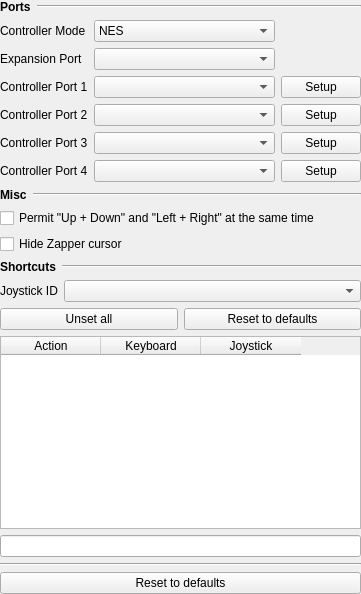
<?xml version="1.0" encoding="UTF-8"?>
<ui version="4.0">
 <class>wdgSettingsInput</class>
 <widget class="QWidget" name="wdgSettingsInput">
  <property name="geometry">
   <rect>
    <x>0</x>
    <y>0</y>
    <width>361</width>
    <height>594</height>
   </rect>
  </property>
  <property name="windowTitle">
   <string>Input Settings</string>
  </property>
  <layout class="QVBoxLayout" name="verticalLayout_wdgSettingsInput">
   <property name="leftMargin">
    <number>0</number>
   </property>
   <property name="topMargin">
    <number>0</number>
   </property>
   <property name="rightMargin">
    <number>0</number>
   </property>
   <property name="bottomMargin">
    <number>0</number>
   </property>
   <item>
    <layout class="QGridLayout" name="gridLayout_Input">
     <item row="3" column="1">
      <widget class="QComboBox" name="comboBox_cp1">
       <property name="sizePolicy">
        <sizepolicy hsizetype="Expanding" vsizetype="Fixed">
         <horstretch>0</horstretch>
         <verstretch>0</verstretch>
        </sizepolicy>
       </property>
      </widget>
     </item>
     <item row="3" column="0">
      <widget class="QLabel" name="label_cp1">
       <property name="text">
        <string>Controller Port 1</string>
       </property>
      </widget>
     </item>
     <item row="3" column="2">
      <widget class="QPushButton" name="pushButton_cp1">
       <property name="text">
        <string>Setup</string>
       </property>
       <property name="icon">
        <iconset resource="resources.qrc">
         <normaloff>:/icon/icons/input_config.svg</normaloff>:/icon/icons/input_config.svg</iconset>
       </property>
      </widget>
     </item>
     <item row="2" column="1">
      <widget class="QComboBox" name="comboBox_exp">
       <property name="sizePolicy">
        <sizepolicy hsizetype="Expanding" vsizetype="Fixed">
         <horstretch>0</horstretch>
         <verstretch>0</verstretch>
        </sizepolicy>
       </property>
      </widget>
     </item>
     <item row="6" column="2">
      <widget class="QPushButton" name="pushButton_cp4">
       <property name="text">
        <string>Setup</string>
       </property>
       <property name="icon">
        <iconset resource="resources.qrc">
         <normaloff>:/icon/icons/input_config.svg</normaloff>:/icon/icons/input_config.svg</iconset>
       </property>
      </widget>
     </item>
     <item row="0" column="0" colspan="3">
      <layout class="QHBoxLayout" name="horizontalLayout_Ports">
       <item>
        <widget class="QLabel" name="label_Ports">
         <property name="font">
          <font>
           <weight>75</weight>
           <bold>true</bold>
          </font>
         </property>
         <property name="text">
          <string>Ports</string>
         </property>
        </widget>
       </item>
       <item>
        <widget class="Line" name="line_Ports">
         <property name="sizePolicy">
          <sizepolicy hsizetype="Expanding" vsizetype="Fixed">
           <horstretch>0</horstretch>
           <verstretch>0</verstretch>
          </sizepolicy>
         </property>
         <property name="orientation">
          <enum>Qt::Horizontal</enum>
         </property>
        </widget>
       </item>
      </layout>
     </item>
     <item row="15" column="0" colspan="3">
      <widget class="QLineEdit" name="lineEdit_Input_info">
       <property name="focusPolicy">
        <enum>Qt::NoFocus</enum>
       </property>
       <property name="acceptDrops">
        <bool>false</bool>
       </property>
       <property name="readOnly">
        <bool>true</bool>
       </property>
      </widget>
     </item>
     <item row="9" column="0" colspan="3">
      <widget class="QCheckBox" name="checkBox_Hide_Zapper_cursor">
       <property name="text">
        <string>Hide Zapper cursor</string>
       </property>
      </widget>
     </item>
     <item row="6" column="1">
      <widget class="QComboBox" name="comboBox_cp4">
       <property name="sizePolicy">
        <sizepolicy hsizetype="Expanding" vsizetype="Fixed">
         <horstretch>0</horstretch>
         <verstretch>0</verstretch>
        </sizepolicy>
       </property>
      </widget>
     </item>
     <item row="12" column="0" colspan="3">
      <layout class="QHBoxLayout" name="horizontalLayout_Shortcut">
       <item>
        <widget class="QPushButton" name="pushButton_Shortcut_unset_all">
         <property name="text">
          <string>Unset all</string>
         </property>
         <property name="icon">
          <iconset resource="resources.qrc">
           <normaloff>:/icon/icons/trash.svg</normaloff>:/icon/icons/trash.svg</iconset>
         </property>
        </widget>
       </item>
       <item>
        <widget class="QPushButton" name="pushButton_Shortcut_reset">
         <property name="text">
          <string>Reset to defaults</string>
         </property>
         <property name="icon">
          <iconset resource="resources.qrc">
           <normaloff>:/icon/icons/overscan_default.svg</normaloff>:/icon/icons/overscan_default.svg</iconset>
         </property>
        </widget>
       </item>
      </layout>
     </item>
     <item row="5" column="2">
      <widget class="QPushButton" name="pushButton_cp3">
       <property name="text">
        <string>Setup</string>
       </property>
       <property name="icon">
        <iconset resource="resources.qrc">
         <normaloff>:/icon/icons/input_config.svg</normaloff>:/icon/icons/input_config.svg</iconset>
       </property>
      </widget>
     </item>
     <item row="4" column="1">
      <widget class="QComboBox" name="comboBox_cp2">
       <property name="sizePolicy">
        <sizepolicy hsizetype="Expanding" vsizetype="Fixed">
         <horstretch>0</horstretch>
         <verstretch>0</verstretch>
        </sizepolicy>
       </property>
      </widget>
     </item>
     <item row="6" column="0">
      <widget class="QLabel" name="label_cp4">
       <property name="text">
        <string>Controller Port 4</string>
       </property>
      </widget>
     </item>
     <item row="1" column="0">
      <widget class="QLabel" name="label_cm">
       <property name="text">
        <string>Controller Mode</string>
       </property>
      </widget>
     </item>
     <item row="4" column="2">
      <widget class="QPushButton" name="pushButton_cp2">
       <property name="text">
        <string>Setup</string>
       </property>
       <property name="icon">
        <iconset resource="resources.qrc">
         <normaloff>:/icon/icons/input_config.svg</normaloff>:/icon/icons/input_config.svg</iconset>
       </property>
      </widget>
     </item>
     <item row="11" column="0" colspan="3">
      <layout class="QHBoxLayout" name="horizontalLayout_joy_ID">
       <item>
        <widget class="QLabel" name="label_joy_ID">
         <property name="text">
          <string>Joystick ID</string>
         </property>
        </widget>
       </item>
       <item>
        <widget class="QComboBox" name="comboBox_joy_ID">
         <property name="sizePolicy">
          <sizepolicy hsizetype="Expanding" vsizetype="Fixed">
           <horstretch>0</horstretch>
           <verstretch>0</verstretch>
          </sizepolicy>
         </property>
        </widget>
       </item>
      </layout>
     </item>
     <item row="8" column="0" colspan="3">
      <widget class="QCheckBox" name="checkBox_Permit_updown">
       <property name="text">
        <string>Permit &quot;Up + Down&quot; and &quot;Left + Right&quot; at the same time</string>
       </property>
      </widget>
     </item>
     <item row="5" column="0">
      <widget class="QLabel" name="label_cp3">
       <property name="text">
        <string>Controller Port 3</string>
       </property>
      </widget>
     </item>
     <item row="1" column="1">
      <widget class="QComboBox" name="comboBox_cm">
       <property name="sizePolicy">
        <sizepolicy hsizetype="Expanding" vsizetype="Fixed">
         <horstretch>0</horstretch>
         <verstretch>0</verstretch>
        </sizepolicy>
       </property>
       <item>
        <property name="text">
         <string>NES</string>
        </property>
       </item>
       <item>
        <property name="text">
         <string>Famicom</string>
        </property>
       </item>
       <item>
        <property name="text">
         <string>Four Score</string>
        </property>
       </item>
      </widget>
     </item>
     <item row="13" column="0" colspan="3">
      <widget class="QTableWidget" name="tableWidget_Shortcuts">
       <property name="editTriggers">
        <set>QAbstractItemView::NoEditTriggers</set>
       </property>
       <property name="selectionMode">
        <enum>QAbstractItemView::NoSelection</enum>
       </property>
       <attribute name="verticalHeaderVisible">
        <bool>false</bool>
       </attribute>
       <column>
        <property name="text">
         <string>Action</string>
        </property>
       </column>
       <column>
        <property name="text">
         <string>Keyboard</string>
        </property>
       </column>
       <column>
        <property name="text">
         <string>Joystick</string>
        </property>
       </column>
      </widget>
     </item>
     <item row="4" column="0">
      <widget class="QLabel" name="label_cp2">
       <property name="text">
        <string>Controller Port 2</string>
       </property>
      </widget>
     </item>
     <item row="7" column="0" colspan="3">
      <layout class="QHBoxLayout" name="horizontalLayout_Input_Misc">
       <item>
        <widget class="QLabel" name="label_Input_Misc">
         <property name="font">
          <font>
           <weight>75</weight>
           <bold>true</bold>
          </font>
         </property>
         <property name="text">
          <string>Misc</string>
         </property>
        </widget>
       </item>
       <item>
        <widget class="Line" name="line_Input_Misc">
         <property name="sizePolicy">
          <sizepolicy hsizetype="Expanding" vsizetype="Fixed">
           <horstretch>0</horstretch>
           <verstretch>0</verstretch>
          </sizepolicy>
         </property>
         <property name="orientation">
          <enum>Qt::Horizontal</enum>
         </property>
        </widget>
       </item>
      </layout>
     </item>
     <item row="2" column="0">
      <widget class="QLabel" name="label_exp">
       <property name="text">
        <string>Expansion Port</string>
       </property>
      </widget>
     </item>
     <item row="10" column="0" colspan="3">
      <layout class="QHBoxLayout" name="horizontalLayout_Shortcuts">
       <item>
        <widget class="QLabel" name="label_Shortcuts">
         <property name="font">
          <font>
           <weight>75</weight>
           <bold>true</bold>
          </font>
         </property>
         <property name="text">
          <string>Shortcuts</string>
         </property>
        </widget>
       </item>
       <item>
        <widget class="Line" name="line_Shortcuts">
         <property name="sizePolicy">
          <sizepolicy hsizetype="Expanding" vsizetype="Fixed">
           <horstretch>0</horstretch>
           <verstretch>0</verstretch>
          </sizepolicy>
         </property>
         <property name="orientation">
          <enum>Qt::Horizontal</enum>
         </property>
        </widget>
       </item>
      </layout>
     </item>
     <item row="5" column="1">
      <widget class="QComboBox" name="comboBox_cp3">
       <property name="sizePolicy">
        <sizepolicy hsizetype="Expanding" vsizetype="Fixed">
         <horstretch>0</horstretch>
         <verstretch>0</verstretch>
        </sizepolicy>
       </property>
      </widget>
     </item>
     <item row="16" column="0" colspan="3">
      <widget class="Line" name="line_Shortcuts_2">
       <property name="sizePolicy">
        <sizepolicy hsizetype="Expanding" vsizetype="Fixed">
         <horstretch>0</horstretch>
         <verstretch>0</verstretch>
        </sizepolicy>
       </property>
       <property name="orientation">
        <enum>Qt::Horizontal</enum>
       </property>
      </widget>
     </item>
     <item row="18" column="0" colspan="3">
      <widget class="QPushButton" name="pushButton_Input_reset">
       <property name="text">
        <string>Reset to defaults</string>
       </property>
       <property name="icon">
        <iconset resource="resources.qrc">
         <normaloff>:/icon/icons/overscan_default.svg</normaloff>:/icon/icons/overscan_default.svg</iconset>
       </property>
      </widget>
     </item>
    </layout>
   </item>
  </layout>
 </widget>
 <resources>
  <include location="resources.qrc"/>
 </resources>
 <connections/>
</ui>
